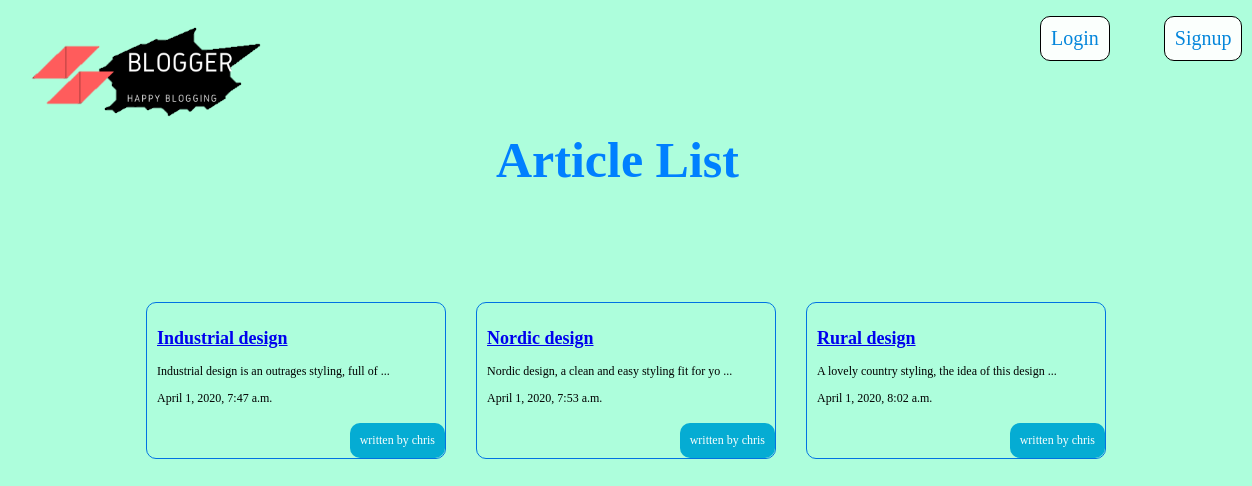
The app's page /articles/ with its own data.
### articles/models.py (models this page shows, shortened)
class Articles(models.Model):
    title = models.CharField(max_length = 100)
    slug = models.SlugField()
    body = models.TextField()
    date = models.DateTimeField(auto_now_add = True)
    thumb = models.ImageField(default='default.png',blank=True)
    author = models.ForeignKey(User,on_delete=models.CASCADE,default=None)
    def snippet(self):
        if len(self.body) < 51:
            return self.body[:50]
        elif len(self.body) > 50:
            return self.body[:50] + ' ...'

### articles/views.py (the view)
def article_list(request):
    articles = Articles.objects.all().order_by("date")
    return render(request, "articles/article_list.html", {"articles":articles})

### articles/templates/articles/article_list.html
{% extends 'base_layout.html' %}
{% block content %}
<h1>Article List</h1>
<div class="articles">
    {% for article in articles%}
        <div class="article">
            <h2><a href="{% url 'articles:details' slug=article.slug  %}">{{article.title}}</a></h2>
            <p>{{article.snippet}}</p>
            <p>{{article.date}}</p>
            <p class="author">written by {{article.author.username}}</p>
        </div>
    {% endfor %}
</div>
{% endblock %}

### assets/styles.css (style rules this page uses)
* { position: relative; font-family: Comic Sans MS; }
html,body { width:100%; height:100%; padding:0px; margin:0px; background-color: #ADFEDC; }
h1 { left: 350; top: -330px; display: inline-block; font-weight: bold; font-size: 50px; color: #0080FF; }
.articles { display: grid; grid-template-columns: 1fr 1fr 1fr; grid-gap: 30px; }
.article { top: -250; padding: 10px; font-size: 12px; border: 1px solid #0072E3; border-radius: 10px; position: relative; padding-bottom: 40px; }
.article .author { padding: 10px; background: #05ACD3; color: #FBFFFD; position: absolute; border-radius: 10px; right: 0; bottom: 0; margin: 0; }

### records on screen
Articles: title "Industrial design", snippet "Industrial design is an outrages styling, full of ...", date "April 1, 2020, 7:47 a.m.", author.username "chris"
Articles: title "Nordic design", snippet "Nordic design, a clean and easy styling fit for yo ...", date "April 1, 2020, 7:53 a.m.", author.username "chris"
Articles: title "Rural design", snippet "A lovely country styling, the idea of this design ...", date "April 1, 2020, 8:02 a.m.", author.username "chris"
